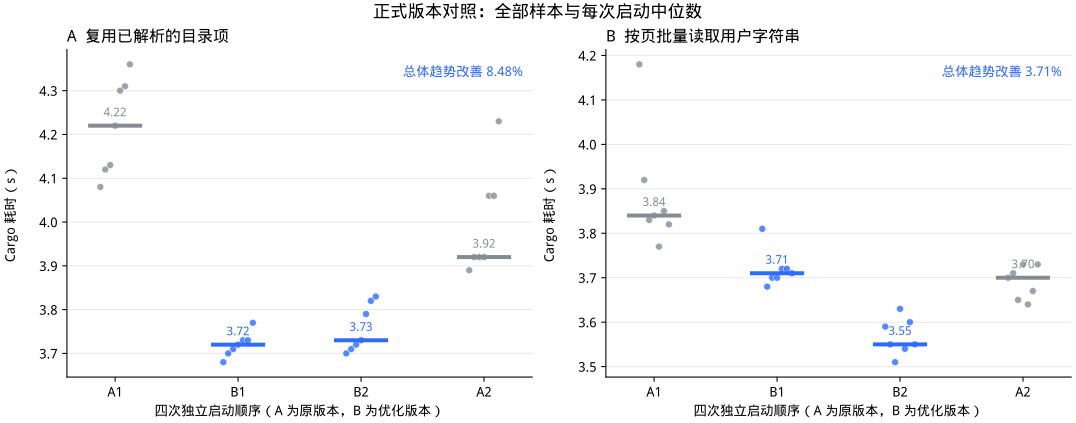

Source code (Python):
#!/usr/bin/env python3
"""Render ABBA samples for the two production Cargo optimizations."""

import csv
import statistics
from pathlib import Path

import matplotlib.pyplot as plt


plt.rcParams["font.sans-serif"] = ["Noto Sans CJK SC", "WenQuanYi Micro Hei", "DejaVu Sans"]
plt.rcParams["axes.unicode_minus"] = False

HERE = Path(__file__).resolve().parent
DATA = HERE.parents[1] / "evidence" / "results.csv"
OUTPUT = HERE / "production-optimizations.svg"
BASELINE = "#858C94"
CANDIDATE = "#2F6BFF"


def rows_for(profile):
    with DATA.open(newline="", encoding="utf-8") as source:
        return [row for row in csv.DictReader(source) if row["profile"] == profile]


def panel(ax, profile, title, improvement):
    rows = rows_for(profile)
    boots = ["A1", "B1", "B2", "A2"]
    for x, boot in enumerate(boots):
        selected = [r for r in rows if r["run"].startswith(f"{boot}-")]
        values = [float(r["value"]) for r in selected]
        color = BASELINE if boot.startswith("A") else CANDIDATE
        offsets = [(-0.12 + 0.24 * i / (len(values) - 1)) for i in range(len(values))]
        ax.scatter([x + offset for offset in offsets], values, color=color, s=28,
                   alpha=0.80, edgecolor="white", linewidth=0.5, zorder=3)
        median = statistics.median(values)
        ax.hlines(median, x - 0.22, x + 0.22, color=color, linewidth=3, zorder=4)
        ax.text(x, median + 0.015, f"{median:.2f}", ha="center", va="bottom",
                color=color, fontsize=9, fontweight="bold")
    ax.set_xticks(range(4), boots)
    ax.set_xlabel("四次独立启动顺序（A 为原版本，B 为优化版本）")
    ax.set_ylabel("Cargo 耗时（s）", labelpad=16)
    ax.set_title(title, loc="left", fontsize=12, fontweight="bold")
    ax.text(0.98, 0.95, improvement, transform=ax.transAxes, ha="right", va="top",
            fontsize=10, color=CANDIDATE, fontweight="bold")
    ax.grid(axis="y", color="#E7E9EC", linewidth=0.8)
    ax.spines[["top", "right"]].set_visible(False)


fig, axes = plt.subplots(1, 2, figsize=(11.2, 4.4), constrained_layout=True)
panel(axes[0], "rv64-smp1-dentry", "A  复用已解析的目录项", "总体趋势改善 8.48%")
panel(axes[1], "rv64-smp1-cstring", "B  按页批量读取用户字符串", "总体趋势改善 3.71%")
fig.suptitle("正式版本对照：全部样本与每次启动中位数", fontsize=13, fontweight="bold")
fig.savefig(OUTPUT, format="svg", metadata={"Date": None})
